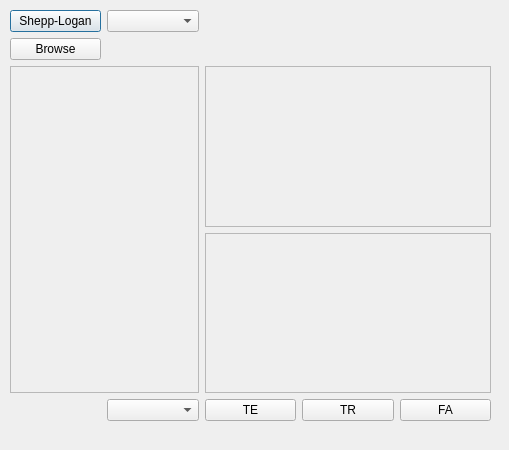
<?xml version="1.0" encoding="UTF-8"?>
<ui version="4.0">
 <class>Dialog</class>
 <widget class="QDialog" name="Dialog">
  <property name="geometry">
   <rect>
    <x>0</x>
    <y>0</y>
    <width>509</width>
    <height>450</height>
   </rect>
  </property>
  <property name="windowTitle">
   <string>Dialog</string>
  </property>
  <widget class="QWidget" name="">
   <property name="geometry">
    <rect>
     <x>10</x>
     <y>10</y>
     <width>481</width>
     <height>411</height>
    </rect>
   </property>
   <layout class="QGridLayout" name="gridLayout">
    <item row="0" column="0">
     <widget class="QPushButton" name="pushButton">
      <property name="text">
       <string>Shepp-Logan</string>
      </property>
     </widget>
    </item>
    <item row="0" column="1">
     <widget class="QComboBox" name="comboBox"/>
    </item>
    <item row="1" column="0">
     <widget class="QPushButton" name="pushButton_2">
      <property name="text">
       <string>Browse</string>
      </property>
     </widget>
    </item>
    <item row="2" column="0" rowspan="2" colspan="2">
     <widget class="QFrame" name="frame">
      <property name="frameShape">
       <enum>QFrame::StyledPanel</enum>
      </property>
      <property name="frameShadow">
       <enum>QFrame::Raised</enum>
      </property>
     </widget>
    </item>
    <item row="4" column="1">
     <widget class="QComboBox" name="comboBox_2"/>
    </item>
    <item row="4" column="2">
     <widget class="QPushButton" name="pushButton_3">
      <property name="text">
       <string>TE</string>
      </property>
     </widget>
    </item>
    <item row="4" column="3">
     <widget class="QPushButton" name="pushButton_4">
      <property name="text">
       <string>TR</string>
      </property>
     </widget>
    </item>
    <item row="4" column="4">
     <widget class="QPushButton" name="pushButton_5">
      <property name="text">
       <string>FA</string>
      </property>
     </widget>
    </item>
    <item row="2" column="2" colspan="3">
     <widget class="QFrame" name="frame_2">
      <property name="frameShape">
       <enum>QFrame::StyledPanel</enum>
      </property>
      <property name="frameShadow">
       <enum>QFrame::Raised</enum>
      </property>
     </widget>
    </item>
    <item row="3" column="2" colspan="3">
     <widget class="QFrame" name="frame_3">
      <property name="frameShape">
       <enum>QFrame::StyledPanel</enum>
      </property>
      <property name="frameShadow">
       <enum>QFrame::Raised</enum>
      </property>
     </widget>
    </item>
   </layout>
  </widget>
 </widget>
 <resources/>
 <connections/>
</ui>
